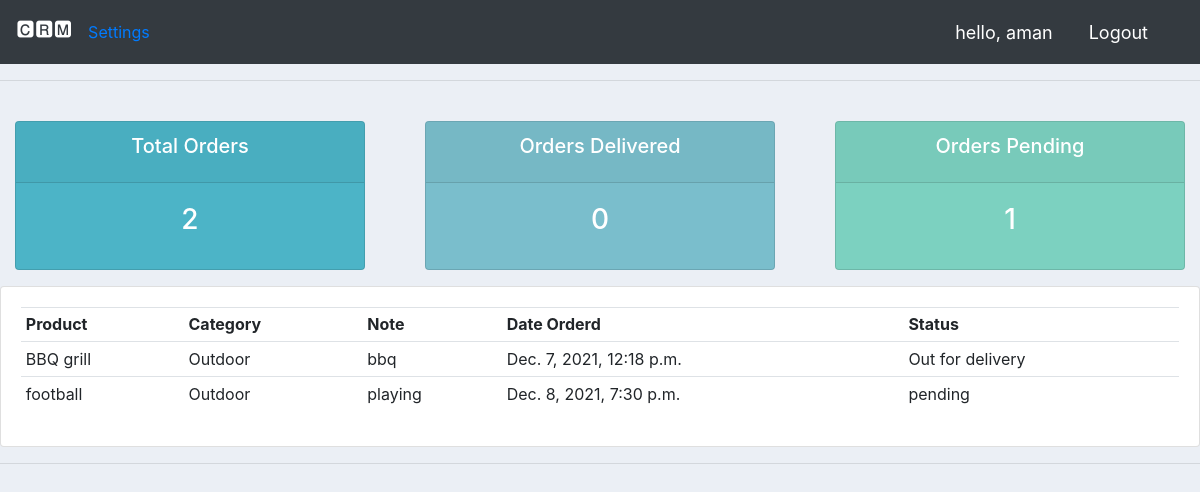
The page /user/ (signed in) on the database its author committed.
### accounts/models.py (models this page shows, shortened)
class Orders(models.Model):
	STATUS = (
			('pending','pending'),
			('Out for delivery','Out for delivery'),
			('Delivered','Delivered',),
		)#dropdown option in admin panel
	customer = models.ForeignKey(Customers,null=True,on_delete=models.SET_NULL,related_name="orders")
	product = models.ForeignKey(Products,null=True,on_delete=models.SET_NULL,related_name="orders")
	date_created = models.DateTimeField(auto_now_add=True,null=True)
	status = models.CharField(max_length=200,null=True,choices=STATUS)#dropdown option in admin panel
	note = models.CharField(max_length=100,null=True)
	class Meta:
		verbose_name="Order"
		verbose_name_plural="Orders"

class Products(models.Model):
	CATEGORY = (
			('Indoor','Indoor'),
			('Outdoor','Outdoor'),
		)#same as below
	name = models.CharField(max_length=200,null=True)
	price = models.FloatField(null=True)
	category = models.CharField(max_length=200,null=True,choices=CATEGORY)
	description = models.TextField(max_length=200,null=True,blank=True)
	date_created = models.DateTimeField(auto_now_add=True)
	tag = models.ManyToManyField(Tag)
	def __str__(self):
		return self.name
	class Meta:
		verbose_name="Product"
		verbose_name_plural="Products"

### accounts/decorators.py (the view)
		def wrapper_func(request,*args,**kwargs):
			group = None
			if request.user.groups.exists():
				group = request.user.groups.all()[0].name
			if group in allowed_roles:
				return view_func(request,*args,**kwargs)
			else:
				return HttpResponse("Not autharized")

### accounts/views.py (called while the page is built)
@login_required(login_url="accounts:login")
@allowed_users(allowed_roles=['customer'])
def userpage(request):
	orders = request.user.customers.orders.all()
	orders_delivered = orders.filter(status="Delivered").count()
	orders_pending = orders.filter(status="pending").count()
	context={
		'orders':orders,
		'orders_delivered':orders_delivered,
		'orders_pending':orders_pending,
	}
	return render(request,'accounts/userpage.html',context)

### accounts/templates/accounts/userpage.html
{% extends "accounts/main.html" %}
{% load static %}
{% block content %}
	{% include 'accounts/status.html' %}
	<div class="row">
	<div class="col-md">
		<div class="card card-body">
			<table class="table table-sm">
				<tr>
					<th>Product</th>
					<th>Category</th>
					<th>Note</th>
					<th>Date Orderd</th>
					<th>Status</th>
				</tr>
				{% for order in orders %}
					<tr>
						<td>{{order.product}}</td>
						<td>{{order.product.category}}</td>
						<td>{{order.note}}</td>
						<td>{{order.date_created}}</td>
						<td>{{order.status}}</td>
					</tr>
				{% endfor %}
			</table>
		</div>
	</div>
</div>
{% endblock %}

### accounts/templates/accounts/navbar.html (shortened to what this page needs)
{% load static %}
<nav class="navbar navbar-expand-lg navbar-dark bg-dark">
  <h3 class="navbar-brand" href="/">🅲🆁🅼</h3>
  <div class="collapse navbar-collapse" id="navbarNavAltMarkup">
    <div class="navbar-nav">
      {% if request.user.is_staff %}
      <a class="nav-item nav-link active" href="{% url 'accounts:home' %}">Dashboard</a>
      <a class="nav-item nav-link" href="{% url 'accounts:products' %}">Products</a>
      {% else %}
      <a calss="nav-item nav-link active hello-msg" href="{% url 'accounts:account' %}">Settings</a>
      {% endif %}
    </div>
  </div>
  <span class="hello-msg">hello, {{request.user}}</span>
  <span><a href="{% url 'accounts:logout' %}" class="nav-item nav-link active hello-msg">Logout</a></span>
</nav>

### static/css/master.css (style rules this page uses)
body { background-color: #ebeff5; }

### accounts/templates/accounts/navbar.html (style rules this page uses)
.hello-msg { font-size: 18px; color: #fff; margin-right: 20px ; }

### rows shown on the page
Orders: product "BBQ grill", product.category "Outdoor", note "bbq", date_created "Dec. 7, 2021, 12:18 p.m.", status "Out for delivery"
Orders: product "football", product.category "Outdoor", note "playing", date_created "Dec. 8, 2021, 7:30 p.m.", status "pending"

### other values the page prints
{{ request.user }} "aman"
{{ orders.count }} "2"
{{ orders_delivered }} "0"
{{ orders_pending }} "1"
